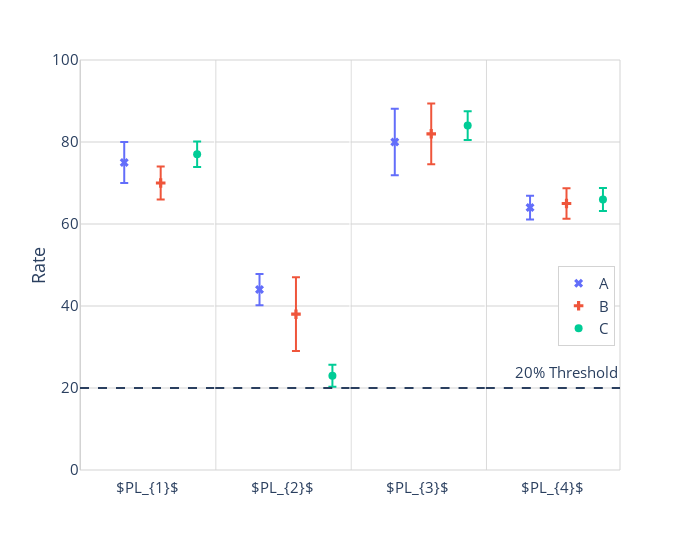

The notebook cell saved with this chart:
### Code cell
import plotly.express as px
import pandas as pd
import plotly.io as pio

df = pd.DataFrame({'Rate': {0: 75,
  1: 70,
  2: 77,
  3: 44,
  4: 38,
  5: 23,
  6: 80,
  7: 82,
  8: 84,
  9: 64,
  10: 65,
  11: 66},
'yerr': {0: 5,
  1: 4,
  2: 3.1,
  3: 3.8,
  4: 9,
  5: 2.7,
  6: 8.1,
  7: 7.4,
  8: 3.5,
  9: 2.9,
  10: 3.7,
  11: 2.8},
 'PL': {0: '$PL_{1}$',
  1: '$PL_{1}$',
  2: '$PL_{1}$',
  3: '$PL_{2}$',
  4: '$PL_{2}$',
  5: '$PL_{2}$',
  6: '$PL_{3}$',
  7: '$PL_{3}$',
  8: '$PL_{3}$',
  9: '$PL_{4}$',
  10: '$PL_{4}$',
  11: '$PL_{4}$'},
 'type': {0: 'A',
  1: 'B',
  2: 'C',
  3: 'A',
  4: 'B',
  5: 'C',
  6: 'A',
  7: 'B',
  8: 'C',
  9: 'A',
  10: 'B',
  11: 'C'},

})

fig = px.scatter(
    df, x='type', y='Rate', error_y='yerr',
    facet_col='PL',
    color='type',
    height=550, width=800,
    facet_col_spacing=0.002,  #narrow the space between facets
    symbol="type",
    symbol_map={
        "Compression":"circle",
        "Sharping":"triangle-up",
        "SPQ":"square"
    },
)
# fig.update_traces(
#     textposition='top center'
# )

fig.update_traces(
    marker=dict(
        size = 8
    ),
)

fig.update_xaxes(visible=False)
fig.update_yaxes(visible=True, 
                 gridcolor='lightgrey', gridwidth=1,
                 title_standoff=1
                )
fig.for_each_annotation(lambda a: a.update(text=a.text.split("=")[-1]))


for i in range(4):
    fig.layout.annotations[i].y = -0.07
    
    

#boarder
fig.add_shape(
        # Rectangle with reference to the plot
        type="rect",
        xref="paper",
        yref="paper",
        x0=0,
        y0=0,
        x1=1.0,
        y1=1.0,
        line=dict(
            color="lightgrey",
            width=1,
        )
)

# draw the divider between each PL
fig.add_vline(
    x=-1.2,
    line=dict(
        color="lightgrey",
        width=1,
    ),
    annotation_text=""
)


# threshold line
fig.add_hline(
    y=20, line_dash="dash",
    annotation_text="")

# threshold annotation
fig.add_annotation(
    xref=f"x{4}",
    yref=f"y{4}",
    x=1,
    y=24,
    text="20% Threshold",
    showarrow=False
)



fig.update_layout(
    yaxis_range=[0, 100],
    width=700,
    plot_bgcolor="#fff",
    font_size=15,

    legend=dict(
        title='',
        yanchor="middle", 
        y=0.4,
        xanchor="right", 
        x=0.99,
        borderwidth=1,
        bordercolor="lightgrey"
    )
)
fig.show()
pio.write_image(fig, 'my_plot.pdf')

### Figure 1 — Plotly figure (JSON) as saved in the notebook; plotly's stock layout.template omitted (floating-point values rounded to 4 significant figures)
{"data": [{"error_y": {"array": [5]}, "hovertemplate": "type=%{x}<br>PL=$PL_{1}$<br>Rate=%{y}<extra></extra>", "legendgroup": "A", "marker": {"color": "#636efa", "size": 8, "symbol": "x"}, "mode": "markers", "name": "A", "orientation": "v", "showlegend": true, "type": "scatter", "x": ["A"], "xaxis": "x", "y": [75], "yaxis": "y"}, {"error_y": {"array": [3.8]}, "hovertemplate": "type=%{x}<br>PL=$PL_{2}$<br>Rate=%{y}<extra></extra>", "legendgroup": "A", "marker": {"color": "#636efa", "size": 8, "symbol": "x"}, "mode": "markers", "name": "A", "orientation": "v", "showlegend": false, "type": "scatter", "x": ["A"], "xaxis": "x2", "y": [44], "yaxis": "y2"}, {"error_y": {"array": [8.1]}, "hovertemplate": "type=%{x}<br>PL=$PL_{3}$<br>Rate=%{y}<extra></extra>", "legendgroup": "A", "marker": {"color": "#636efa", "size": 8, "symbol": "x"}, "mode": "markers", "name": "A", "orientation": "v", "showlegend": false, "type": "scatter", "x": ["A"], "xaxis": "x3", "y": [80], "yaxis": "y3"}, {"error_y": {"array": [2.9]}, "hovertemplate": "type=%{x}<br>PL=$PL_{4}$<br>Rate=%{y}<extra></extra>", "legendgroup": "A", "marker": {"color": "#636efa", "size": 8, "symbol": "x"}, "mode": "markers", "name": "A", "orientation": "v", "showlegend": false, "type": "scatter", "x": ["A"], "xaxis": "x4", "y": [64], "yaxis": "y4"}, {"error_y": {"array": [4]}, "hovertemplate": "type=%{x}<br>PL=$PL_{1}$<br>Rate=%{y}<extra></extra>", "legendgroup": "B", "marker": {"color": "#EF553B", "size": 8, "symbol": "cross"}, "mode": "markers", "name": "B", "orientation": "v", "showlegend": true, "type": "scatter", "x": ["B"], "xaxis": "x", "y": [70], "yaxis": "y"}, {"error_y": {"array": [9]}, "hovertemplate": "type=%{x}<br>PL=$PL_{2}$<br>Rate=%{y}<extra></extra>", "legendgroup": "B", "marker": {"color": "#EF553B", "size": 8, "symbol": "cross"}, "mode": "markers", "name": "B", "orientation": "v", "showlegend": false, "type": "scatter", "x": ["B"], "xaxis": "x2", "y": [38], "yaxis": "y2"}, {"error_y": {"array": [7.4]}, "hovertemplate": "type=%{x}<br>PL=$PL_{3}$<br>Rate=%{y}<extra></extra>", "legendgroup": "B", "marker": {"color": "#EF553B", "size": 8, "symbol": "cross"}, "mode": "markers", "name": "B", "orientation": "v", "showlegend": false, "type": "scatter", "x": ["B"], "xaxis": "x3", "y": [82], "yaxis": "y3"}, {"error_y": {"array": [3.7]}, "hovertemplate": "type=%{x}<br>PL=$PL_{4}$<br>Rate=%{y}<extra></extra>", "legendgroup": "B", "marker": {"color": "#EF553B", "size": 8, "symbol": "cross"}, "mode": "markers", "name": "B", "orientation": "v", "showlegend": false, "type": "scatter", "x": ["B"], "xaxis": "x4", "y": [65], "yaxis": "y4"}, {"error_y": {"array": [3.1]}, "hovertemplate": "type=%{x}<br>PL=$PL_{1}$<br>Rate=%{y}<extra></extra>", "legendgroup": "C", "marker": {"color": "#00cc96", "size": 8, "symbol": "circle"}, "mode": "markers", "name": "C", "orientation": "v", "showlegend": true, "type": "scatter", "x": ["C"], "xaxis": "x", "y": [77], "yaxis": "y"}, {"error_y": {"array": [2.7]}, "hovertemplate": "type=%{x}<br>PL=$PL_{2}$<br>Rate=%{y}<extra></extra>", "legendgroup": "C", "marker": {"color": "#00cc96", "size": 8, "symbol": "circle"}, "mode": "markers", "name": "C", "orientation": "v", "showlegend": false, "type": "scatter", "x": ["C"], "xaxis": "x2", "y": [23], "yaxis": "y2"}, {"error_y": {"array": [3.5]}, "hovertemplate": "type=%{x}<br>PL=$PL_{3}$<br>Rate=%{y}<extra></extra>", "legendgroup": "C", "marker": {"color": "#00cc96", "size": 8, "symbol": "circle"}, "mode": "markers", "name": "C", "orientation": "v", "showlegend": false, "type": "scatter", "x": ["C"], "xaxis": "x3", "y": [84], "yaxis": "y3"}, {"error_y": {"array": [2.8]}, "hovertemplate": "type=%{x}<br>PL=$PL_{4}$<br>Rate=%{y}<extra></extra>", "legendgroup": "C", "marker": {"color": "#00cc96", "size": 8, "symbol": "circle"}, "mode": "markers", "name": "C", "orientation": "v", "showlegend": false, "type": "scatter", "x": ["C"], "xaxis": "x4", "y": [66], "yaxis": "y4"}], "layout": {"annotations": [{"showarrow": false, "text": "$PL_{1}$", "x": 0.1242, "xanchor": "center", "xref": "paper", "y": -0.07, "yanchor": "bottom", "yref": "paper"}, {"showarrow": false, "text": "$PL_{2}$", "x": 0.3748, "xanchor": "center", "xref": "paper", "y": -0.07, "yanchor": "bottom", "yref": "paper"}, {"showarrow": false, "text": "$PL_{3}$", "x": 0.6253, "xanchor": "center", "xref": "paper", "y": -0.07, "yanchor": "bottom", "yref": "paper"}, {"showarrow": false, "text": "$PL_{4}$", "x": 0.8758, "xanchor": "center", "xref": "paper", "y": -0.07, "yanchor": "bottom", "yref": "paper"}, {"showarrow": false, "text": "", "x": -1.2, "xanchor": "left", "xref": "x", "y": 1, "yanchor": "top", "yref": "y domain"}, {"showarrow": false, "text": "", "x": -1.2, "xanchor": "left", "xref": "x2", "y": 1, "yanchor": "top", "yref": "y2 domain"}, {"showarrow": false, "text": "", "x": -1.2, "xanchor": "left", "xref": "x3", "y": 1, "yanchor": "top", "yref": "y3 domain"}, {"showarrow": false, "text": "", "x": -1.2, "xanchor": "left", "xref": "x4", "y": 1, "yanchor": "top", "yref": "y4 domain"}, {"showarrow": false, "text": "", "x": 1, "xanchor": "right", "xref": "x domain", "y": 20, "yanchor": "bottom", "yref": "y"}, {"showarrow": false, "text": "", "x": 1, "xanchor": "right", "xref": "x2 domain", "y": 20, "yanchor": "bottom", "yref": "y2"}, {"showarrow": false, "text": "", "x": 1, "xanchor": "right", "xref": "x3 domain", "y": 20, "yanchor": "bottom", "yref": "y3"}, {"showarrow": false, "text": "", "x": 1, "xanchor": "right", "xref": "x4 domain", "y": 20, "yanchor": "bottom", "yref": "y4"}, {"showarrow": false, "text": "20% Threshold", "x": 1, "xref": "x4", "y": 24, "yref": "y4"}], "font": {"size": 15}, "height": 550, "legend": {"bordercolor": "lightgrey", "borderwidth": 1, "title": {"text": ""}, "tracegroupgap": 0, "x": 0.99, "xanchor": "right", "y": 0.4, "yanchor": "middle"}, "margin": {"t": 60}, "plot_bgcolor": "#fff", "shapes": [{"line": {"color": "lightgrey", "width": 1}, "type": "rect", "x0": 0, "x1": 1, "xref": "paper", "y0": 0, "y1": 1, "yref": "paper"}, {"line": {"color": "lightgrey", "width": 1}, "type": "line", "x0": -1.2, "x1": -1.2, "xref": "x", "y0": 0, "y1": 1, "yref": "y domain"}, {"line": {"color": "lightgrey", "width": 1}, "type": "line", "x0": -1.2, "x1": -1.2, "xref": "x2", "y0": 0, "y1": 1, "yref": "y2 domain"}, {"line": {"color": "lightgrey", "width": 1}, "type": "line", "x0": -1.2, "x1": -1.2, "xref": "x3", "y0": 0, "y1": 1, "yref": "y3 domain"}, {"line": {"color": "lightgrey", "width": 1}, "type": "line", "x0": -1.2, "x1": -1.2, "xref": "x4", "y0": 0, "y1": 1, "yref": "y4 domain"}, {"line": {"dash": "dash"}, "type": "line", "x0": 0, "x1": 1, "xref": "x domain", "y0": 20, "y1": 20, "yref": "y"}, {"line": {"dash": "dash"}, "type": "line", "x0": 0, "x1": 1, "xref": "x2 domain", "y0": 20, "y1": 20, "yref": "y2"}, {"line": {"dash": "dash"}, "type": "line", "x0": 0, "x1": 1, "xref": "x3 domain", "y0": 20, "y1": 20, "yref": "y3"}, {"line": {"dash": "dash"}, "type": "line", "x0": 0, "x1": 1, "xref": "x4 domain", "y0": 20, "y1": 20, "yref": "y4"}], "width": 700, "xaxis": {"anchor": "y", "categoryarray": ["A", "B", "C"], "categoryorder": "array", "domain": [0, 0.2485], "title": {"text": "type"}, "visible": false}, "xaxis2": {"anchor": "y2", "categoryarray": ["A", "B", "C"], "categoryorder": "array", "domain": [0.2505, 0.499], "matches": "x", "title": {"text": "type"}, "visible": false}, "xaxis3": {"anchor": "y3", "categoryarray": ["A", "B", "C"], "categoryorder": "array", "domain": [0.501, 0.7495], "matches": "x", "title": {"text": "type"}, "visible": false}, "xaxis4": {"anchor": "y4", "categoryarray": ["A", "B", "C"], "categoryorder": "array", "domain": [0.7515, 1], "matches": "x", "title": {"text": "type"}, "visible": false}, "yaxis": {"anchor": "x", "domain": [0, 1], "gridcolor": "lightgrey", "gridwidth": 1, "range": [0, 100], "title": {"standoff": 1, "text": "Rate"}, "visible": true}, "yaxis2": {"anchor": "x2", "domain": [0, 1], "gridcolor": "lightgrey", "gridwidth": 1, "matches": "y", "showticklabels": false, "title": {"standoff": 1}, "visible": true}, "yaxis3": {"anchor": "x3", "domain": [0, 1], "gridcolor": "lightgrey", "gridwidth": 1, "matches": "y", "showticklabels": false, "title": {"standoff": 1}, "visible": true}, "yaxis4": {"anchor": "x4", "domain": [0, 1], "gridcolor": "lightgrey", "gridwidth": 1, "matches": "y", "showticklabels": false, "title": {"standoff": 1}, "visible": true}}}
